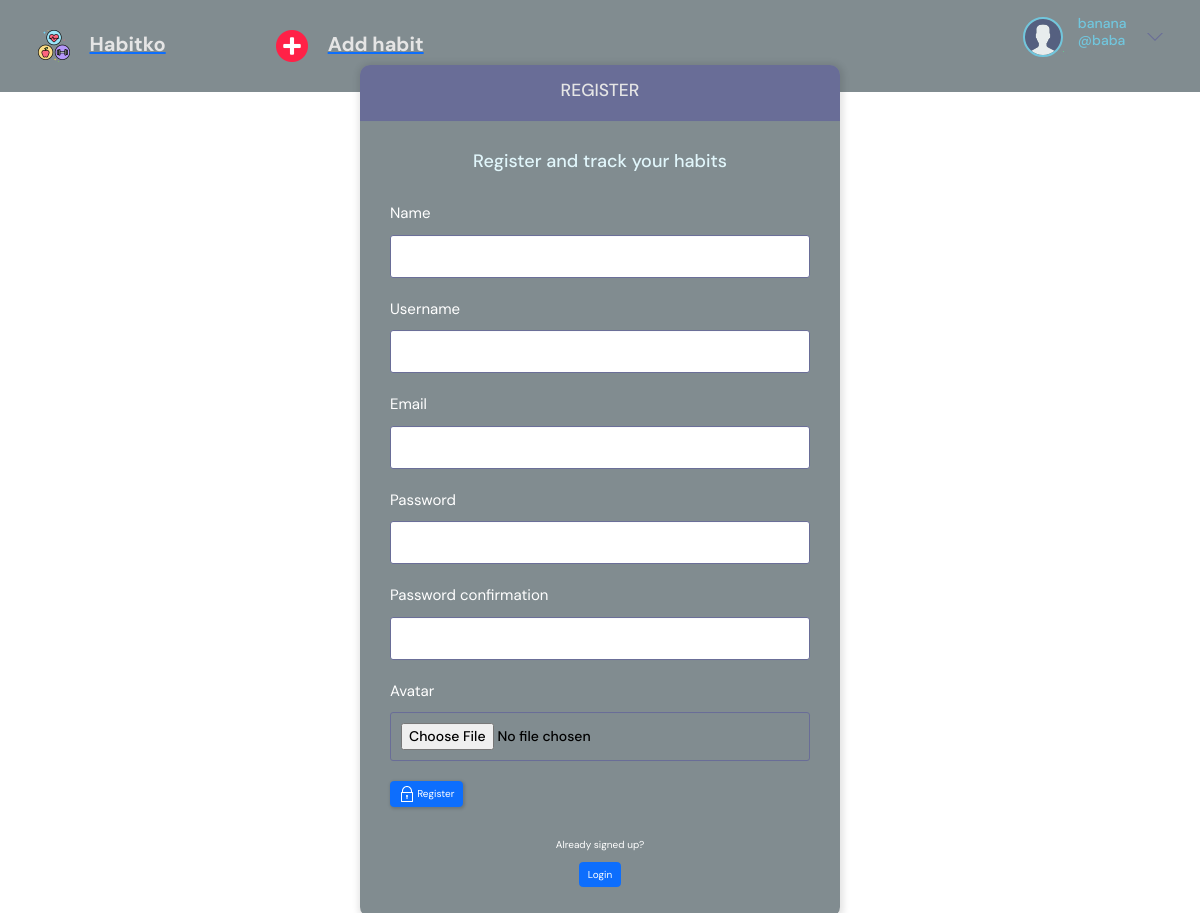
The app's page /register/ (signed in) with its own data.
### base/models.py (models this page shows)
class User(AbstractUser):
    name = models.CharField(max_length=200, null=True)
    email = models.EmailField(unique=True)
    avatar = models.ImageField(null=True, default="avatar.svg")

### base/views.py (the view, shortened to what this page needs)
# urls.py: path('register/', views.registerPage, name='register'),
def registerPage(request):
    form = MyUserCreationForm()
    return render(request, 'base/login_register.html', {'form': form})

### base/forms.py
class MyUserCreationForm(UserCreationForm):
    class Meta:
        model = User
        fields = ['name', 'username',
                  'email', 'password1', 'password2', 'avatar']

### base/templates/base/login_register.html (shortened to what this page needs)
{% extends 'base/home.html' %}
{% block content %}
    <main class="auth layout">
      {% if page == 'login' %}
      <div class="container">
        <div class="layout__box">
          <div class="layout__boxHeader">
            <div class="layout__boxTitle">
              <h3>Login</h3>
            </div>
          </div>
          <div class="layout__body">
            <h2 class="auth__tagline">Track Your Habits</h2>
            <form class="form" action="" method="POST">
              {% csrf_token %}
              <div class="form__group form__group">
                <label for="room_name">Username</label>
                <input id="username" name="username" type="text" placeholder="e.g. adam_smith" />
              </div>
              <div class="form__group">
                <label for="password">Password</label>
                <input
                  id="password"
                  name="password"
                  type="password"
                  placeholder="&bull;&bull;&bull;&bull;&bull;&bull;&bull;&bull;"
                />
              </div>
              <button class="btn btn-primary btn--main" type="submit">
                <svg
                  version="1.1"
                  xmlns="http://www.w3.org/2000/svg"
                  width="32"
                  height="32"
                  viewBox="0 0 32 32"
                >
                  <title>lock</title>
                  <path
                    d="M27 12h-1v-2c0-5.514-4.486-10-10-10s-10 4.486-10 10v2h-1c-0.553 0-1 0.447-1 1v18c0 0.553 0.447 1 1 1h22c0.553 0 1-0.447 1-1v-18c0-0.553-0.447-1-1-1zM8 10c0-4.411 3.589-8 8-8s8 3.589 8 8v2h-16v-2zM26 30h-20v-16h20v16z"
                  ></path>
                  <path
                    d="M15 21.694v4.306h2v-4.306c0.587-0.348 1-0.961 1-1.694 0-1.105-0.895-2-2-2s-2 0.895-2 2c0 0.732 0.413 1.345 1 1.694z"
                  ></path>
                </svg>
                Login
              </button>
            </form>
            <div class="auth__action">
              <p>Haven't signed up yet?</p>
              <a href="{% url 'register' %}" class="btn btn-primary btn--link">Sign Up</a>
            </div>
          </div>
        </div>
      </div>
      {% else %}
      <div class="container">
        <div class="layout__box">
          <div class="layout__boxHeader">
            <div class="layout__boxTitle">
              <h3>Register</h3>
            </div>
          </div>
          <div class="layout__body">
            <h2 class="auth__tagline">Register and track your habits</h2>
            <form class="form" action="" method="POST">
              {% for field in form %}
              <div class="form__group form__group">
                <label for="room_name">{{field.label}}</label>
                {{field}}
              </div>
              {% endfor %}
              <button class="btn btn-primary btn--main" type="submit">
                Register
              </button>
            </form>
            <div class="auth__action">
              <p>Already signed up?</p>
              <a href="{% url 'login' %}" class="btn btn-primary btn--link">Login</a>
            </div>
          </div>
        </div>
      </div>
      {% endif %}
    </main>
    {% endblock content %}

### templates/navbar.html (shortened to what this page needs)
{% load static %}
<header class="header header--loggedIn">
    <div class="container">
      <a href="{% url 'home' %}" class="header__logo">
        <img src="{% static 'images/logo.png' %}" />
        <h1>Habitko</h1>
      </a>
      <div class="header">
        <a href="{% url 'add' %}" class="header__logo">
          <img src="{% static 'images/add.png' %}" />
          <h1>Add habit</h1>
        </a>
    </div>
      <nav class="header__menu">
        {% if request.user.is_authenticated %}
        <div class="header__user">
          <a href="{% url 'update-user' %}">
            <div class="avatar avatar--medium active">
             <img src="{{request.user.avatar.url}}" />
            </div>
            <p>
              <span>
                {{ request.user.name }}
              </span>
              <span>
                @{{ request.user.username }}
              </span>
            </p>
          </a>
          <button class="dropdown-button">
            <svg version="1.1" xmlns="http://www.w3.org/2000/svg" width="32" height="32" viewBox="0 0 32 32">
              <title>chevron-down</title>
              <path d="M16 21l-13-13h-3l16 16 16-16h-3l-13 13z"></path>
            </svg>
          </button>
        </div>
        {% else %}
        <a href="{% url 'login' %}">
        <img src="{% static 'images/avatar.svg' %}" />
          <p>Login</p>
        </a>
        {% endif %}
      </nav>
    </div>
  </header>

### static/styles/styles.css (style rules this page uses)
:root { --color-main: #71c6dd; --color-main-light: rgb(255, 255, 255); --color-dark: #818c90; --color-dark-medium: #15dbe9; --color-dark-light: #696d97; --color-light: #e5e5e5; --color-gray: #8b8b8b30; --color-light-gray: #c8af0c; --color-bg: #2d2d39; --color-success: #5dd693; --color-error: #fc4b0b; }
* { font-family: "DM Sans", -apple-system, BlinkMacSystemFont, "Segoe UI", Roboto, Oxygen, Ubuntu, Cantarell, "Open Sans", "Helvetica Neue", sans-serif; margin: 0; padding: 0; box-sizing: border-box; text-rendering: optimizeLegibility; font-size: inherit; }
html { font-size: 56.25%; }
@media only screen and (min-width: 1200px) { html { font-size: 62.5%; } }
body { line-height: 1.6; font-weight: 400; font-size: 1.5rem; color: var(--color-light-gray); background-color: var(--color-bg); min-height: 100vh; }
img { width: 100%; }
a { display: inline-block; color: var(--color-main); text-decoration: none; }
.container { max-width: 120rem; width: 90%; margin: auto; }
.btn { background-color: transparent; border: none; display: inline-flex; align-items: center; gap: 1rem; cursor: pointer; transition: all ease-in-out 0.3s; padding: 1rem 2rem; border-radius: 5px; box-shadow: 1px 1px 3px 1px rgba(0, 0, 0, 0.15); font-weight: 500; }
.btn--link { border-radius: 0; padding: 0; color: var(--color-main); box-shadow: none; }
.btn--main { background-color: var(--color-main); color: var(--color-dark); }
.btn > svg { fill: currentColor; width: 1.6rem; height: 1.6rem; }
.avatar { position: relative; display: inline-block; border-radius: 50%; border: 2px solid var(--color-main); }
.avatar img { display: block; border-radius: 50%; object-fit: cover; object-position: center; }
.avatar::after { content: ""; display: block; position: absolute; background-color: var(--color-gray); z-index: 111; border-radius: 50%; border: 0.3rem solid var(--color-dark); }
.avatar.active::after { background-color: var(--color-success); }
.avatar.avatar--medium img { width: 3.6rem; height: 3.6rem; border-radius: 50%; }
.avatar.avatar--medium:after { width: 0.7rem; height: 0.7rem; bottom: 0px; right: -6px; }
.header { padding: 1.5rem; background-color: var(--color-dark); }
.header > .container { display: flex; gap: 9.5rem; }
.header__logo, .header__user { display: flex; gap: 2rem; align-items: center; }
.header__logo > img { height: 3.2rem; width: 3.2rem; }
.header__logo > h1 { font-weight: 700; font-size: 2rem; color: var(--color-light); }
.header__menu { margin-left: auto; position: relative; }
.header__menu a { display: flex; gap: 1.5rem; align-items: center; font-weight: 500; text-decoration: none; color: var(--color-gray); }
.header__menu img { height: 3.6rem; }
.header__menu p { line-height: 1.2; }
.header__menu span { color: var(--color-main); font-weight: 500; font-size: 1.4rem; display: block; }
.header__menu svg { width: 1.6rem; height: 1.6rem; fill: var(--color-dark-light); }
.dropdown-button { background: transparent; border: 0; outline: 0; cursor: pointer; }
.layout { margin-top: 2.4rem; }
.layout > .container { display: flex; justify-content: space-between; align-items: flex-start; }
.layout__box { width: 90%; max-width: 48rem; min-height: 40rem; position: absolute; top: 50%; left: 50%; transform: translate(-50%, -46%); background-color: var(--color-dark); border-radius: 1rem; box-shadow: 1px 1px 6px 3px rgba(0, 0, 0, 0.1); overflow: hidden; }
.layout__boxHeader { display: flex; padding: 1.5rem; background-color: var(--color-dark-light); }
.layout__boxTitle { display: flex; gap: 1.5rem; align-items: center; }
.layout__boxTitle h3 { text-transform: uppercase; font-weight: 500; color: var(--color-light); }
.layout__body { margin: 3rem; }
.form__group { margin-bottom: 2rem; width: 100%; }
.form__group label { color: #ffffff; display: block; font-size: 1.5rem; margin-bottom: 1rem; }
.form__group input, .form__group textarea, .form__group select { border: 1px solid var(--color-dark-light); padding: 1rem; border-radius: 3px; width: 100%; color: #000000; font-size: 14px; font-weight: 500; outline: none; }
.auth__tagline { text-align: center; margin-bottom: 3rem; color: #e1f6fb; font-weight: 500; font-size: 1.8rem; }
.auth .layout__boxHeader { text-align: center; justify-content: center; }
.auth__action { margin-top: 3rem; text-align: center; }
.auth__action > p { color: #ffffff; }

### records on screen
User: user.avatar (placeholder picture), user.name "banana", user.username "baba"

### other values on screen
{{ field.label }} "Name" "Username" "Email" "Password" "Password confirmation" "Avatar"
